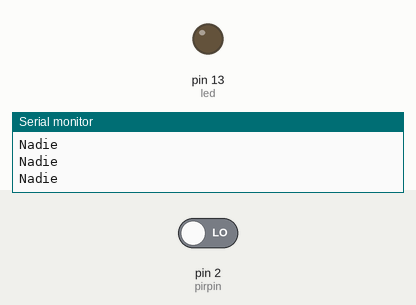
Recording of a sketch running on a simulated Arduino Uno, built with avr-gcc and run on an emulated ATmega328P. Parts: output pins drawn as LEDs (lit = HIGH), the last lines printed to the serial monitor. The test bench sets the inputs (shaded band); at power-on: pin 2 (pirpin) LOW.

Above: at 1.2 s.
1.3 s: pin 2 (pirpin) driven HIGH
At 2.1 s:
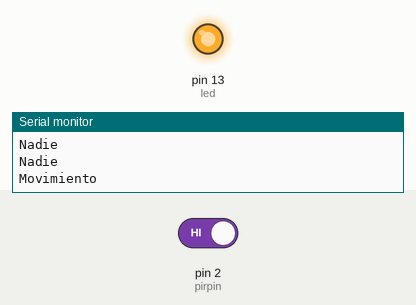
Timing chart, 0 to 4.3 s (numbered marks = the images above; inputs shaded):
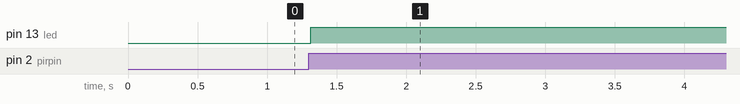

The sketch:

sensor_pir.ino
```cpp
/*
  Ejemplo de Sensor PIR
  Sensor de proximidad que al momento de detectar movimiento
  Enciende un Bobillo por 2 segundos y luego lo apaga.
  */

// Pin 13 conectado en arduino el cual permite encender el Bomillo.
// Pin 2 Conectado al Sensor de Proximidad o movimiento
int led = 13;
int pirpin = 2;


// the setup routine runs once when you press reset:
void setup() {
  // Inicializa o apertuta el Puerto serial,
  // Inicializa el pin 13 como salidad
  // Inicializa el pin 2 como entrada.

  Serial.begin(9600);
  pinMode(led, OUTPUT);
  pinMode(pirpin, INPUT);
}

// the loop routine runs over and over again forever:
void loop() {
  int pirVal = digitalRead(pirpin);

  if(pirVal == 1){
    Serial.println("Movimiento");
    digitalWrite(led, HIGH);   // turn the LED on (HIGH is the voltage level)
    delay(5000);               // wait for a second
  }
  else {
    Serial.println("Nadie");
    digitalWrite(led, LOW);    // turn the LED off by making the voltage LOW
  }
}
```

Measured:
- after the input at 1.3 s, pin 13 (led): LOW → HIGH at once
